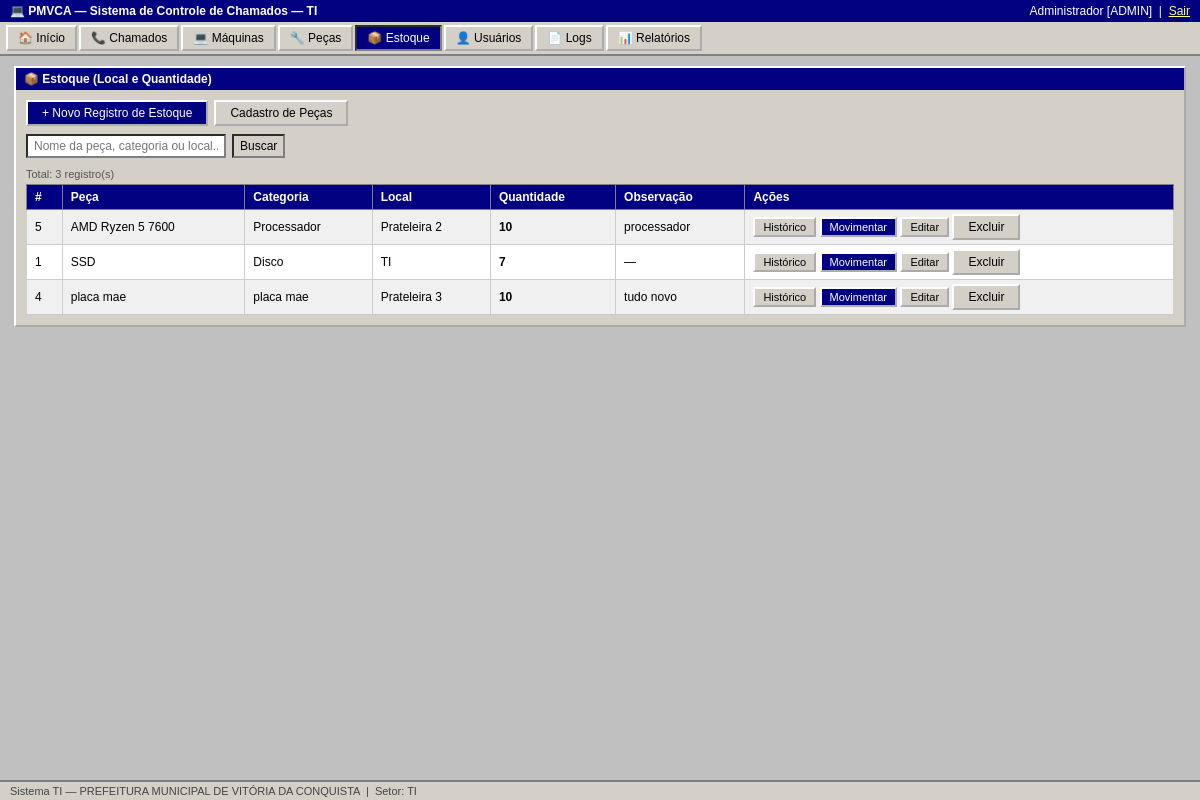
Screenshot of /estoque (signed in) with the database file from the repository.
### tables this page shows
CREATE TABLE estoque (
        id INTEGER PRIMARY KEY AUTOINCREMENT,
        peca_id INTEGER UNIQUE NOT NULL, local TEXT NOT NULL,
        quantidade INTEGER NOT NULL DEFAULT 0, observacao TEXT, criado_em TEXT NOT NULL,
        FOREIGN KEY(peca_id) REFERENCES pecas(id));

CREATE TABLE pecas (
        id INTEGER PRIMARY KEY AUTOINCREMENT,
        nome TEXT NOT NULL, categoria TEXT NOT NULL,
        observacao TEXT, criado_em TEXT NOT NULL);

### app.py (the view)
@app.route('/estoque')
@login_required
def estoque():
    q    = request.args.get('q','')
    page = int(request.args.get('page',1))
    conn = get_db()
    if q:
        rows = conn.execute("""SELECT e.*, p.nome as peca_nome, p.categoria as peca_categoria
            FROM estoque e JOIN pecas p ON p.id=e.peca_id
            WHERE p.nome LIKE ? OR p.categoria LIKE ? OR e.local LIKE ? ORDER BY p.nome""",
            (f'%{q}%',f'%{q}%',f'%{q}%')).fetchall()
    else:
        rows = conn.execute("""SELECT e.*, p.nome as peca_nome, p.categoria as peca_categoria
            FROM estoque e JOIN pecas p ON p.id=e.peca_id ORDER BY p.nome""").fetchall()
    conn.close()
    items, page, total_pages, total = paginar(rows, page)
    return render_template('estoque.html', registros=items, q=q, page=page, total_pages=total_pages, total=total)

### app.py (called while the page is built)
def get_db():
    conn = sqlite3.connect(DB_PATH)
    conn.row_factory = sqlite3.Row
    conn.execute("PRAGMA foreign_keys = ON")
    return conn

def paginar(items, page, per_page=25):
    total = len(items)
    total_pages = max(1, (total + per_page - 1) // per_page)
    page = max(1, min(page, total_pages))
    start = (page - 1) * per_page
    return items[start:start + per_page], page, total_pages, total

def login_required(f):
    @wraps(f)
    def d(*a, **kw):
        if 'usuario_id' not in session:
            return redirect(url_for('login'))
        return f(*a, **kw)
    return d

### templates/estoque.html (shortened to what this page needs)
{% extends 'base.html' %}
{% block content %}
<div class="window">
  <div class="window-title">&#128230; Estoque (Local e Quantidade)</div>
  <div class="window-body">
    {% if session.perfil in ('admin','tecnico') %}
    <div class="toolbar">
      <a href="/estoque/novo" class="btn btn-primary">+ Novo Registro de Estoque</a>
      <a href="/pecas" class="btn">Cadastro de Peças</a>
    </div>
    {% endif %}
    <form class="search-bar" method="get">
      <input type="text" name="q" value="{{ q }}" placeholder="Nome da peça, categoria ou local...">
      <input type="submit" class="btn" value="Buscar">
    </form>
    <p style="font-size:11px;color:#555;margin-bottom:4px">Total: {{ total }} registro(s)</p>
    <table>
      <tr><th>#</th><th>Peça</th><th>Categoria</th><th>Local</th><th>Quantidade</th><th>Observação</th><th>Ações</th></tr>
      {% for r in registros %}
      <tr {% if r.quantidade == 0 %}style="background:#f8d7da"{% elif r.quantidade <= 2 %}style="background:#fff3cd"{% endif %}>
        <td>{{ r.id }}</td>
        <td>{{ r.peca_nome }}</td>
        <td>{{ r.peca_categoria }}</td>
        <td>{{ r.local }}</td>
        <td>
          <strong {% if r.quantidade == 0 %}style="color:red"{% elif r.quantidade <= 2 %}style="color:#856404"{% endif %}>
            {{ r.quantidade }}
          </strong>
        </td>
        <td>{{ r.observacao or '—' }}</td>
        <td>
          <a href="/pecas/{{ r.peca_id }}/historico" class="btn btn-sm">Histórico</a>
          {% if session.perfil in ('admin','tecnico') %}
          <a href="/estoque/{{ r.id }}/movimentar" class="btn btn-sm btn-primary">Movimentar</a>
          <a href="/estoque/{{ r.id }}/editar" class="btn btn-sm">Editar</a>
          {% endif %}
          {% if session.perfil == 'admin' %}
          <form method="post" action="/estoque/{{ r.id }}/excluir" style="display:inline"
                onsubmit="return confirm('Excluir registro de estoque de {{ r.peca_nome }}?')">
            <input type="submit" class="btn btn-sm btn-danger" value="Excluir">
          </form>
          {% endif %}
        </td>
      </tr>
      {% else %}
      <tr><td colspan="7" style="text-align:center;padding:10px">Nenhum registro de estoque cadastrado.</td></tr>
      {% endfor %}
    </table>
  </div>
</div>
{% endblock %}

### static/css/style.css (style rules this page uses)
*, *::before, *::after { box-sizing: border-box; margin: 0; padding: 0; }
body { font-family: Tahoma, Arial, sans-serif; font-size: 13px; background: #c0c0c0; color: #000; min-height: 100vh; display: flex; flex-direction: column; }
.window { background: #d4d0c8; border: 2px outset #fff; margin-bottom: 10px; }
.window-title { background: #000080; color: #fff; padding: 4px 8px; font-weight: bold; font-size: 12px; display: flex; align-items: center; gap: 6px; }
.window-body { padding: 10px; }
.btn, button, input[type=submit], input[type=button] { font-family: Tahoma, Arial, sans-serif; font-size: 12px; padding: 4px 14px; background: #d4d0c8; border: 2px outset #fff; cursor: pointer; color: #000; text-decoration: none; display: inline-block; }
.btn-primary { background: #000080; color: #fff; }
.btn-danger { background: #c00000; color: #fff; }
.btn-sm { padding: 2px 8px; font-size: 11px; }
table { width: 100%; border-collapse: collapse; background: #fff; font-size: 12px; }
th { background: #000080; color: #fff; padding: 5px 8px; text-align: left; border: 1px solid #808080; white-space: nowrap; }
td { padding: 4px 8px; border: 1px solid #ccc; vertical-align: middle; }
tr:nth-child(even) td { background: #f0f0f0; }
.search-bar { display: flex; gap: 6px; margin-bottom: 10px; flex-wrap: wrap; align-items: center; }
.search-bar input, .search-bar select { padding: 3px 6px; border: 2px inset #808080; font-size: 12px; }
.search-bar input[type=text] { min-width: 200px; }
a { color: #000080; }
.toolbar { display: flex; gap: 6px; margin-bottom: 8px; flex-wrap: wrap; align-items: center; }

### rows the page displays
estoque: id "5", peca_nome "AMD Ryzen 5 7600", peca_categoria "Processador", local "Prateleira 2", quantidade "10", observacao "processador"
estoque: id "1", peca_nome "SSD", peca_categoria "Disco", local "TI", quantidade "7", observacao "—"
estoque: id "4", peca_nome "placa mae", peca_categoria "placa mae", local "Prateleira 3", quantidade "10", observacao "tudo novo"

### other values shown
{{ session.nome }} "Administrador"
{{ session.perfil|upper }} "ADMIN"
{{ total }} "3"
{{ session.setor }} "TI"
